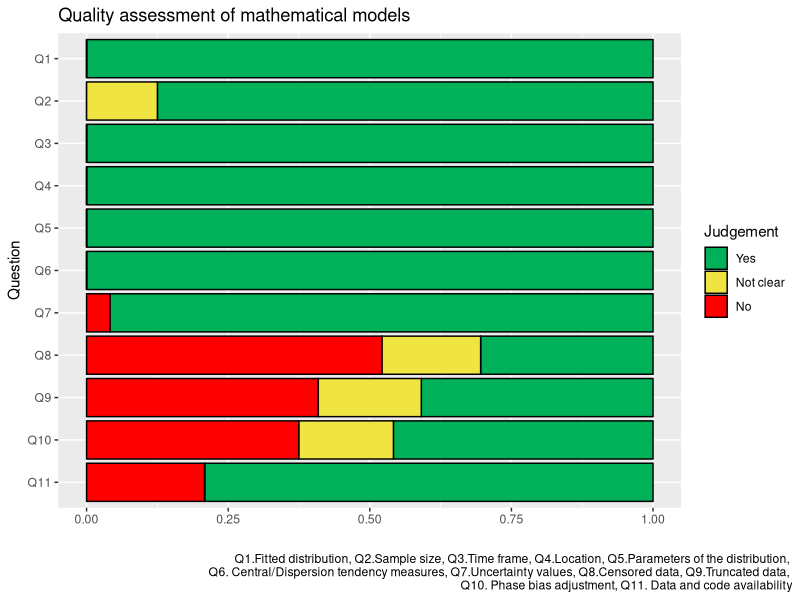
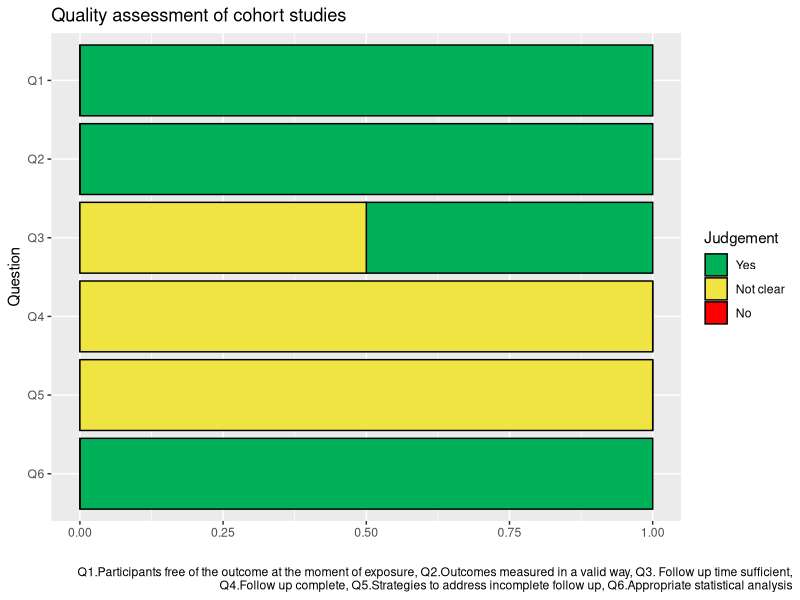
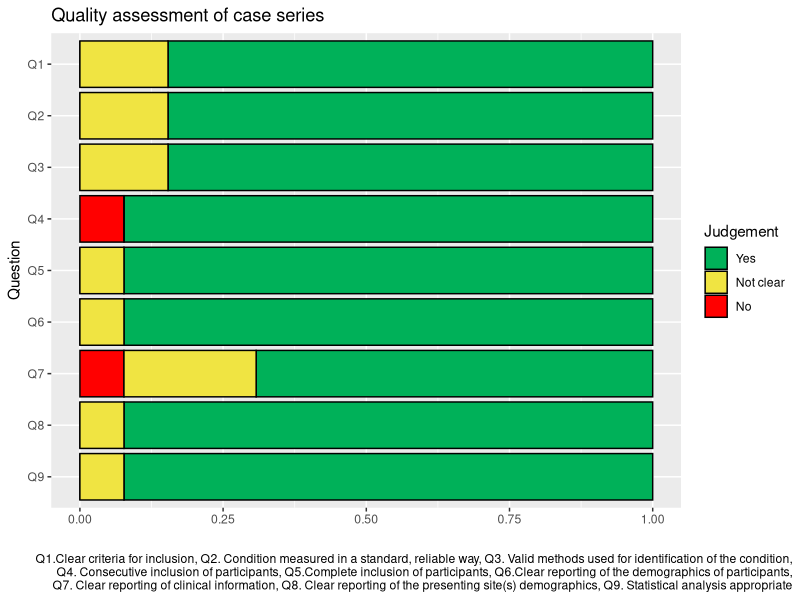
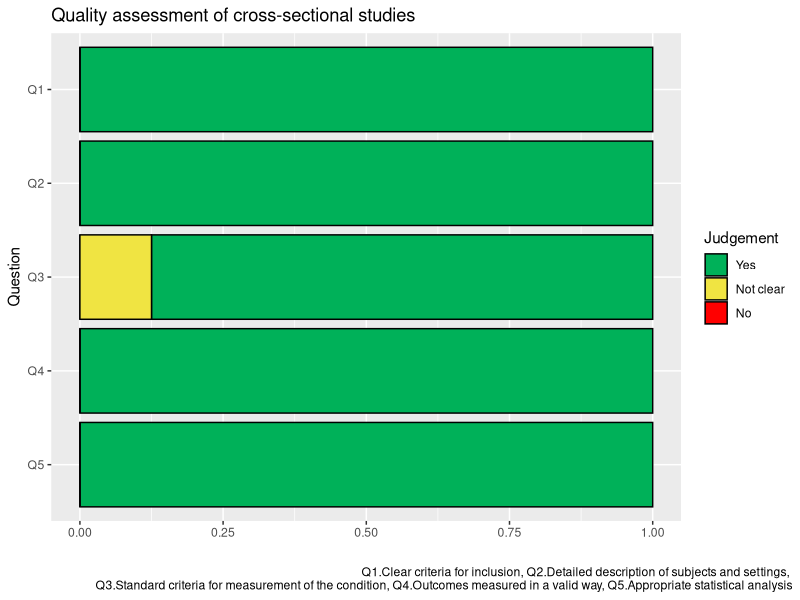

Source code (R) for these figures, in order:
library(ggplot2)
library(readxl)
library(tidyverse)
library(ggtext)

#quality mathematical models

mm <- read_excel("data/bd.xlsx", sheet = "quality_mm")

mm$question <- factor(mm$question,                                    
                      levels = c("Q11", "Q10", "Q9","Q8",
                                 "Q7","Q6","Q5",
                                 "Q4","Q3","Q2",
                                 "Q1"))


mm$answer <- factor(mm$answer,                                    
                    levels = c("Yes", "Not clear", "No"))

mm_g <- ggplot(mm, aes(fill = answer, y = proportion, x = question)) +
  geom_bar(colour= "black", position = "stack", stat = "identity") + 
  coord_flip() + labs(title="Quality assessment of mathematical models",
                      x="Question", y = "", fill="Judgement", caption="Q1.Fitted distribution, Q2.Sample size, Q3.Time frame, Q4.Location, Q5.Parameters of the distribution, 
        Q6. Central/Dispersion tendency measures, Q7.Uncertainty values, Q8.Censored data, Q9.Truncated data, 
        Q10. Phase bias adjustment, Q11. Data and code availability") + 
  theme(plot.caption.position="plot") + scale_fill_manual(values=c("#00B159","#F0E442","#ff0000"))
mm_g


#quality cohorts

coh <- read_excel("data/bd.xlsx", sheet = "quality_cohort")

coh$question <- factor(coh$question,                                    
                       levels = c("Q6","Q5",
                                  "Q4","Q3","Q2",
                                  "Q1"))


coh$answer <- factor(coh$answer,                                    
                     levels = c("Yes", "Not clear", "No"))

coh_g <- ggplot(coh, aes(fill = answer, y = proportion, x = question)) +
  geom_bar(colour= "black", position = "stack", stat = "identity") + 
  coord_flip() + labs(title="Quality assessment of cohort studies",
                      x="Question", y = "", fill="Judgement", 
                      caption="Q1.Participants free of the outcome at the moment of exposure, Q2.Outcomes measured in a valid way, Q3. Follow up time sufficient,
                      Q4.Follow up complete, Q5.Strategies to address incomplete follow up, Q6.Appropriate statistical analysis") + 
  theme(plot.caption.position="plot") + scale_fill_manual(values=c("#00B159","#F0E442","#ff0000"))
coh_g


#quality case series


cse <- read_excel("data/bd.xlsx", sheet = "quality_cseries")

cse$question <- factor(cse$question,                                    
                       levels = c("Q9","Q8","Q7","Q6","Q5",
                                  "Q4","Q3","Q2",
                                  "Q1"))


cse$answer <- factor(cse$answer,                                    
                     levels = c("Yes", "Not clear", "No"))

cse_g <- ggplot(cse, aes(fill = answer, y = proportion, x = question)) +
  geom_bar(colour= "black", position = "stack", stat = "identity") + 
  coord_flip() + labs(title="Quality assessment of case series",
                      x="Question", y = "", fill="Judgement", caption="Q1.Clear criteria for inclusion, Q2. Condition measured in a standard, reliable way, Q3. Valid methods used for identification of the condition,
                      Q4. Consecutive inclusion of participants, Q5.Complete inclusion of participants, Q6.Clear reporting of the demographics of participants,
                      Q7. Clear reporting of clinical information, Q8. Clear reporting of the presenting site(s) demographics, Q9. Statistical analysis appropriate") + 
  theme(plot.caption.position="plot") + scale_fill_manual(values=c("#00B159","#F0E442","#ff0000"))
cse_g


#quality cross sectional


csec <- read_excel("data/bd.xlsx", sheet = "quality_csectional")

csec$question <- factor(csec$question,                                    
                        levels = c("Q5",
                                   "Q4","Q3","Q2",
                                   "Q1"))


csec$answer <- factor(csec$answer,                                    
                      levels = c("Yes", "Not clear", "No"))

csec_g <- ggplot(csec, aes(fill = answer, y = proportion, x = question)) +
  geom_bar(colour= "black", position = "stack", stat = "identity") + 
  coord_flip() + labs(title="Quality assessment of cross-sectional studies",
                      x="Question", y = "", fill="Judgement", 
                      caption="Q1.Clear criteria for inclusion, Q2.Detailed description of subjects and settings, 
                      Q3.Standard criteria for measurement of the condition, Q4.Outcomes measured in a valid way, Q5.Appropriate statistical analysis") + 
  theme(plot.caption.position="plot") + scale_fill_manual(values=c("#00B159","#F0E442","#ff0000"))
csec_g

supplementary_figure1 <- cowplot::plot_grid(mm_g, cse_g, coh_g, csec_g, nrow = 2, labels = "AUTO")  



